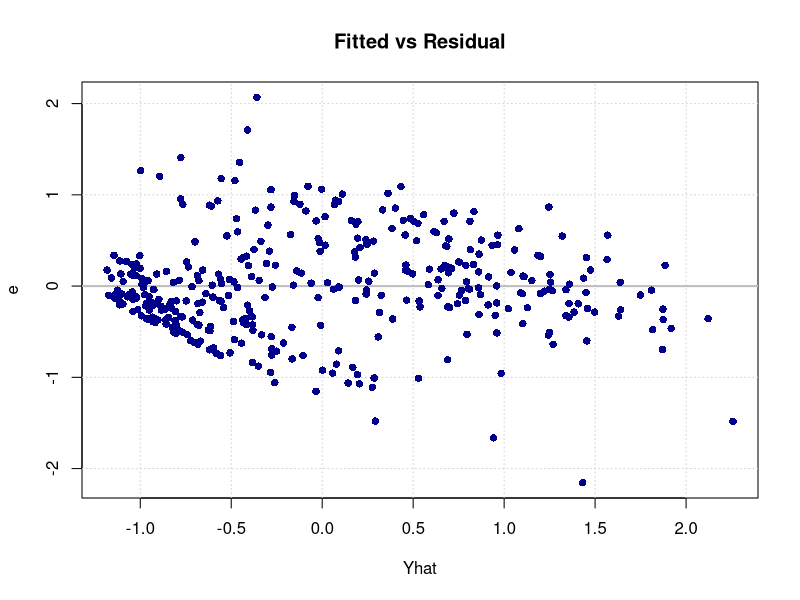
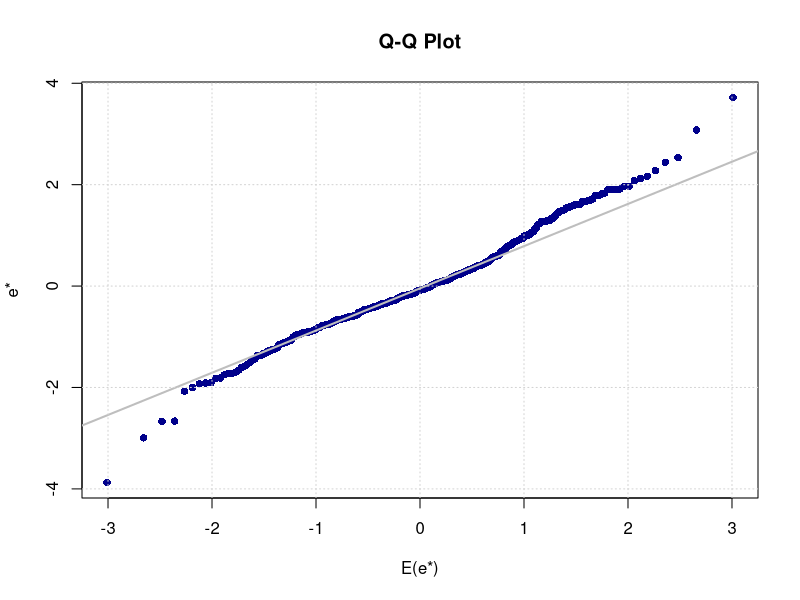
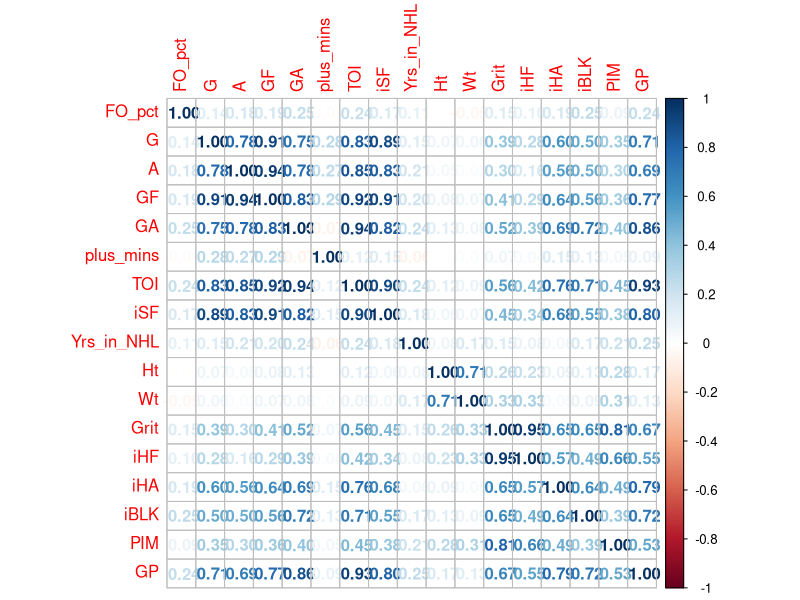
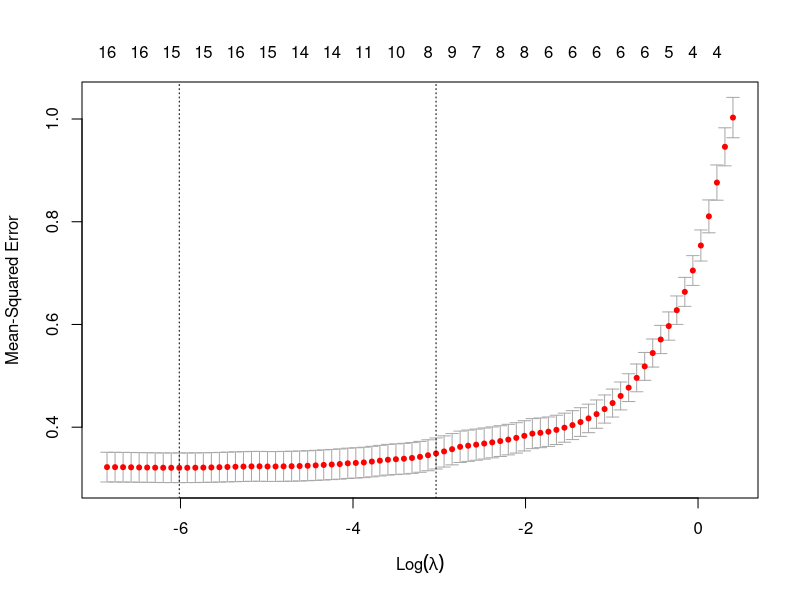
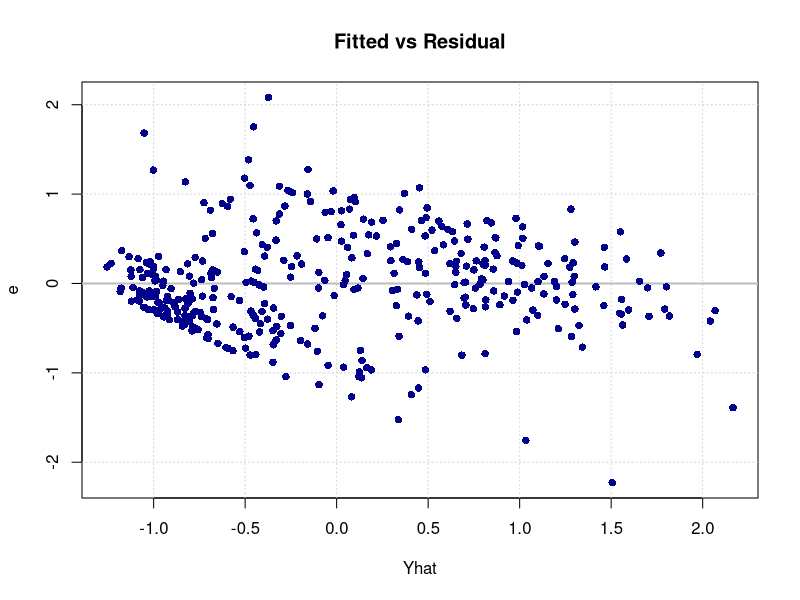
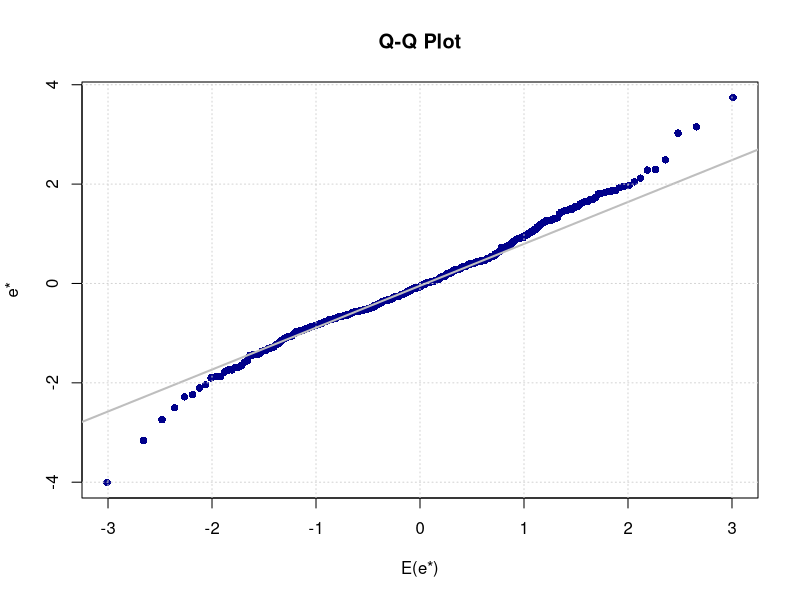
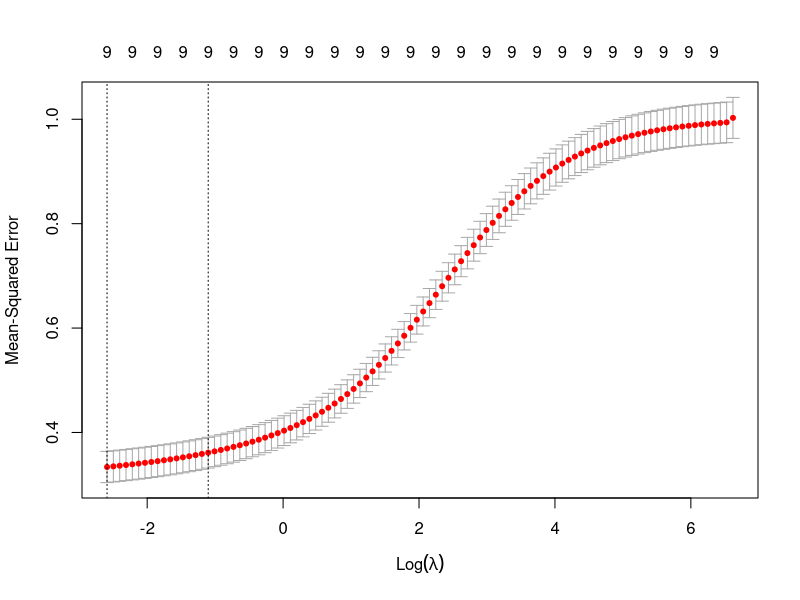

Recreate these plots in R, in order.
## ---- chunk 1
knitr::opts_chunk$set(echo = TRUE)
## ---- chunk 2
library(dplyr)
library(glmnet)
library(car)
## ---- chunk 3
data = read.csv("combined.csv", header = TRUE)
data
## ---- chunk 4
data$Yrs_in_NHL <- 2016 - data$DftYr
data$A = data$A1 + data$A2

data$GF[is.na(data$GF)] <- median(data$GF, na.rm=TRUE)
data$GA[is.na(data$GA)] <- median(data$GA, na.rm=TRUE)
data$iSF[is.na(data$iSF)] <- median(data$iSF, na.rm=TRUE)
data$Yrs_in_NHL[is.na(data$Yrs_in_NHL)] <- 0
data$iHA[is.na(data$iHA)] <- median(data$iHA, na.rm=TRUE)

data <- data[data$Yrs_in_NHL > 3,]
data <- data[data$Is_Offense == 1,]

scale_numeric <- function(x) x %>% mutate_if(is.numeric, function(y) as.vector(scale(y)))
scaled_data <- data %>% scale_numeric()
## ---- chunk 5
bedrock <- lm(Salary_log ~ FO_pct + G + A + GF + GA + plus_mins + TOI + iSF + Yrs_in_NHL + Ht + Wt + Grit + iHF + iHA + iBLK + PIM + GP, data = scaled_data)
summary(bedrock)

e     <- resid(bedrock)
Yhat  <- predict(bedrock)
s     <- summary(bedrock)$sigma
es    <- e/s
## ---- chunk 6
plot(Yhat, e, type = 'n', main = 'Fitted vs Residual')
grid()
abline(h = 0, lwd = 2, col = 'gray')
points(Yhat, e, pch = 16, col = 'darkblue')
## ---- chunk 7
qq_model  <- qqnorm(es, plot.it = FALSE)
qqplot(qq_model$x, qq_model$y, xlab = 'E(e*)', ylab = 'e*', pch = 16, col = 'darkblue',
       main = 'Q-Q Plot')
qqline(qq_model$y, col = 'gray', lwd = 2)
grid()
## ---- chunk 8
vif(bedrock)
mean(vif(bedrock))
## ---- chunk 9
pairwise <- subset(scaled_data, select = c(FO_pct, G, A, GF, GA, plus_mins, TOI, iSF, Yrs_in_NHL, Ht, Wt, Grit, iHF, iHA, iBLK, PIM, GP))

library(corrplot)
M = cor(pairwise)
corrplot(M, method = 'number')
## ---- chunk 10
library(glmnet)
X         <- model.matrix(Salary_log ~ FO_pct + G + A + GF + GA + plus_mins + TOI + iSF + Yrs_in_NHL + Ht + Wt + Grit + iHF + iHA + iBLK + PIM + GP -1, data = scaled_data)
Y         <- scaled_data$Salary_log

ridge_cv   <- cv.glmnet(x = X, y = Y, family = "gaussian", alpha = 0, type.measure = "mse", nfolds = nrow(scaled_data), grouped = FALSE)
elastic_cv <- cv.glmnet(x = X, y = Y, family = "gaussian", alpha = 0.5, type.measure = "mse", nfolds = nrow(scaled_data), grouped = FALSE)
lasso_like_cv <- cv.glmnet(x = X, y = Y, family = "gaussian", alpha = 0.9, type.measure = "mse", nfolds = nrow(scaled_data), grouped = FALSE)
lasso_cv <- cv.glmnet(x = X, y = Y, family = "gaussian", alpha = 1, type.measure = "mse", nfolds = nrow(scaled_data), grouped = FALSE)

results <- matrix(c(ridge_cv$lambda[which.min(ridge_cv$cvm)], min(ridge_cv$cvm),
              elastic_cv$lambda[which.min(elastic_cv$cvm)],min(elastic_cv$cvm),
              lasso_like_cv$lambda[which.min(lasso_like_cv$cvm)], min(lasso_like_cv$cvm),
              lasso_cv$lambda[which.min(lasso_cv$cvm)], min(lasso_cv$cvm)), 
            nrow = 4, ncol = 2, byrow = TRUE)

rownames(results) = c("Ridge", "Elastic", "Lasso-Like", "Lasso")
colnames(results) = c("Lambda", "MSE")
results
## ---- chunk 11
plot(elastic_cv)
## ---- chunk 12
coef(elastic_cv)
## ---- chunk 13
baseline <- lm(Salary_log ~ G + A + GF + plus_mins + TOI + iSF + Yrs_in_NHL + Wt + GP, data = scaled_data)
summary(baseline)

e     <- resid(baseline)
Yhat  <- predict(baseline)
s     <- summary(baseline)$sigma
es    <- e/s
## ---- chunk 14
plot(Yhat, e, type = 'n', main = 'Fitted vs Residual')
grid()
abline(h = 0, lwd = 2, col = 'gray')
points(Yhat, e, pch = 16, col = 'darkblue')
## ---- chunk 15
qq_model  <- qqnorm(es, plot.it = FALSE)
qqplot(qq_model$x, qq_model$y, xlab = 'E(e*)', ylab = 'e*', pch = 16, col = 'darkblue',
       main = 'Q-Q Plot')
qqline(qq_model$y, col = 'gray', lwd = 2)
grid()
## ---- chunk 16
vif(baseline)
mean(vif(baseline))
## ---- chunk 17
library(glmnet)
X         <- model.matrix(Salary_log ~ G + A + GF + plus_mins + TOI + iSF + Yrs_in_NHL + Wt + GP -1, data = scaled_data)
Y         <- scaled_data$Salary_log

ridge_cv   <- cv.glmnet(x = X, y = Y, family = "gaussian", alpha = 0, type.measure = "mse", nfolds = nrow(scaled_data), grouped = FALSE)

plot(ridge_cv)
## ---- chunk 18
coef(ridge_cv)
